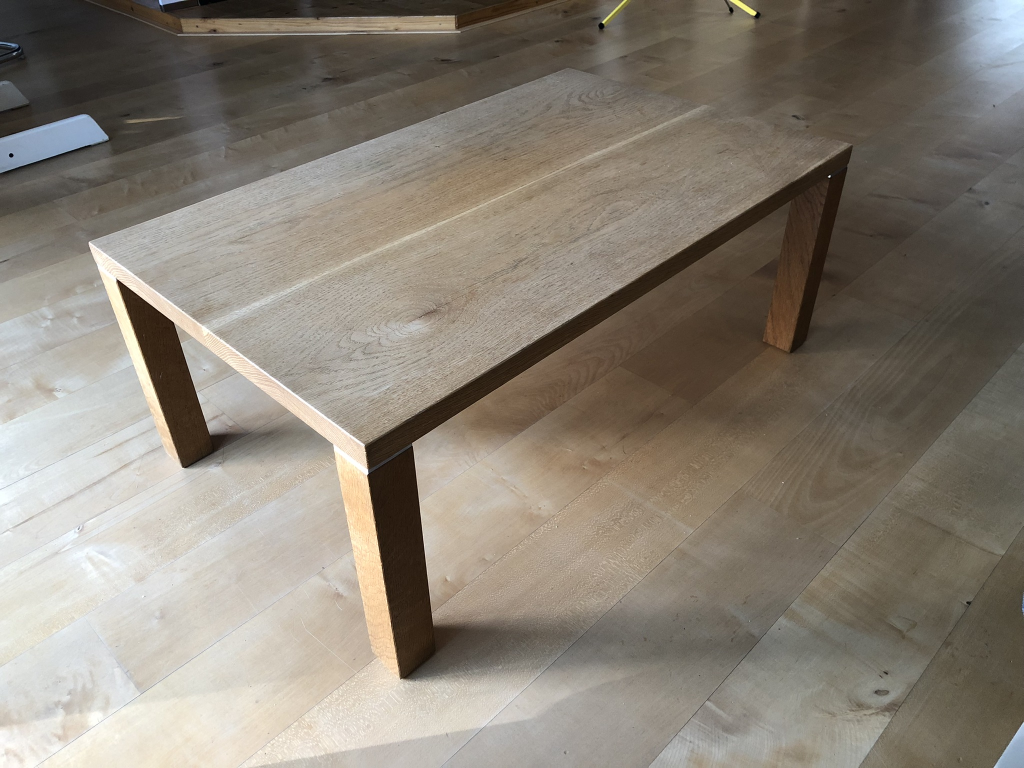
#> input picture images/IMG_3232.JPEG, 2048 x 1536 px (shown at 1/2 size)
$ python BC_tutorial_08.py
#> lines starting #> are read from the running program, lines starting #| are printed output that depends on the picture
import numpy as np
import cv2
from math import *

class DrawLineWidget(object):
    def __init__(self):
        self.imageOriginal = cv2.resize(cv2.imread('images/IMG_3232.JPEG'), dsize=(0,0), fx=0.4, fy=0.4)
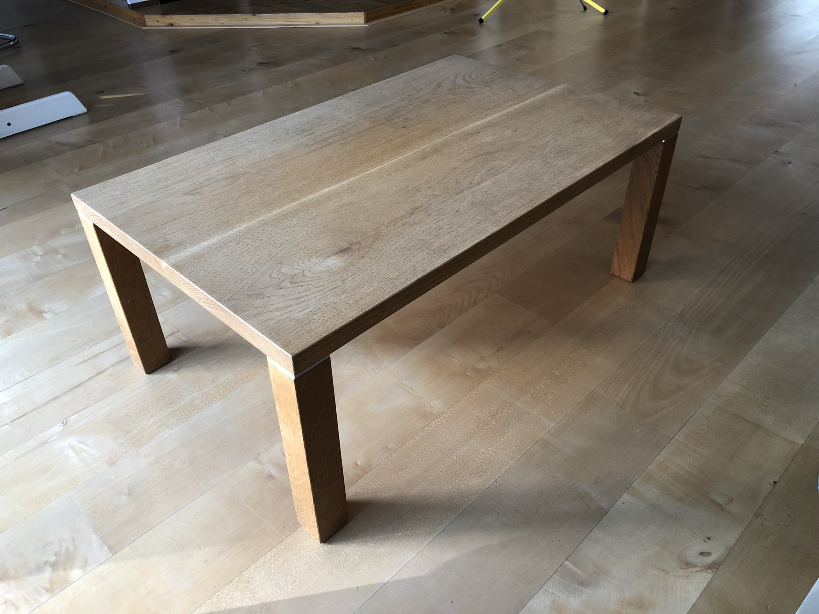
#> self.imageOriginal: shape (614, 819, 3); mean B, G, R 117.6, 128.8, 136.5
        self.imageClone = self.imageOriginal.copy()
        cv2.namedWindow('image')
        cv2.setMouseCallback('image', self.extract_coordinates)
        self.image_coordinates = []
        self.line_coordinates = []

    def extract_coordinates(self, event, x, y, flags, parameters):
        if event == cv2.EVENT_LBUTTONDOWN:
            self.image_coordinates = [(x,y)]
        elif event == cv2.EVENT_LBUTTONUP:
            self.image_coordinates.append((x,y))
            cv2.line(self.imageClone, self.image_coordinates[0], self.image_coordinates[1], (36,255,12), 2)
            self.line_coordinates.append(self.image_coordinates)
            cv2.imshow("image", self.imageClone)
        elif event == cv2.EVENT_RBUTTONDOWN:
            self.imageClone = self.imageOriginal.copy()

    def getImage(self):
        return self.imageClone

    def getLines(self):
        return self.line_coordinates

if __name__ == '__main__':
    draw_line_widget = DrawLineWidget()
    while True:
        cv2.imshow('image', draw_line_widget.getImage())
        cv2.waitKey(1)
        if len(draw_line_widget.getLines()) == 2:
            break
    lines = draw_line_widget.getLines()

    print(lines)
    A1 = np.array([lines[0][0][0],lines[0][0][1],1])
    B1 = np.array([lines[0][1][0],lines[0][1][1],1])
    A2 = np.array([lines[1][0][0],lines[1][0][1],1])
    B2 = np.array([lines[1][1][0],lines[1][1][1],1])
    point = np.cross(np.cross(A1, B1), np.cross(A2, B2))
    point = point / point[2]

$ run again, with images/IMG_3233.JPEG copied over images/IMG_3232.JPEG
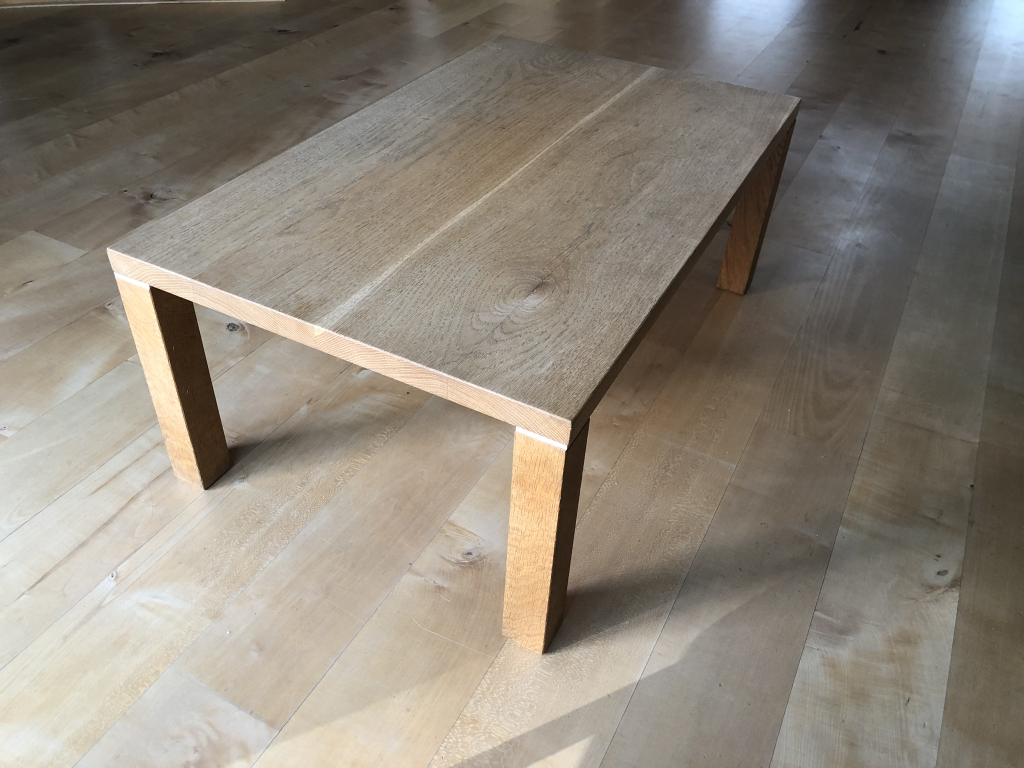
#> input picture images/IMG_3233.JPEG, 2048 x 1536 px (shown at 1/2 size)
#> in __init__, `self.imageOriginal = cv2.resize(cv2.imread('images/IMG_3232.JPEG'), ds..`:
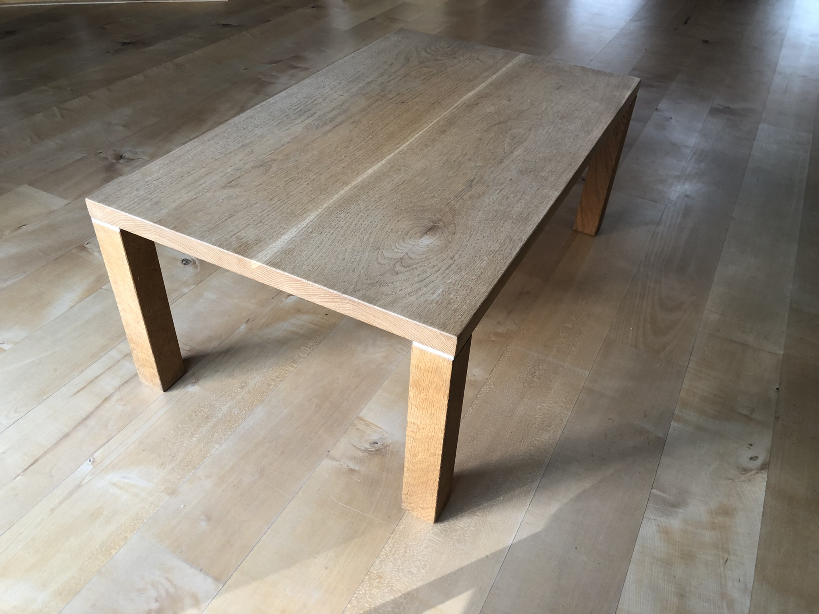
#> self.imageOriginal: shape (614, 819, 3); mean B, G, R 120.8, 132.3, 140

$ run again, with images/IMG_3235.JPEG copied over images/IMG_3232.JPEG
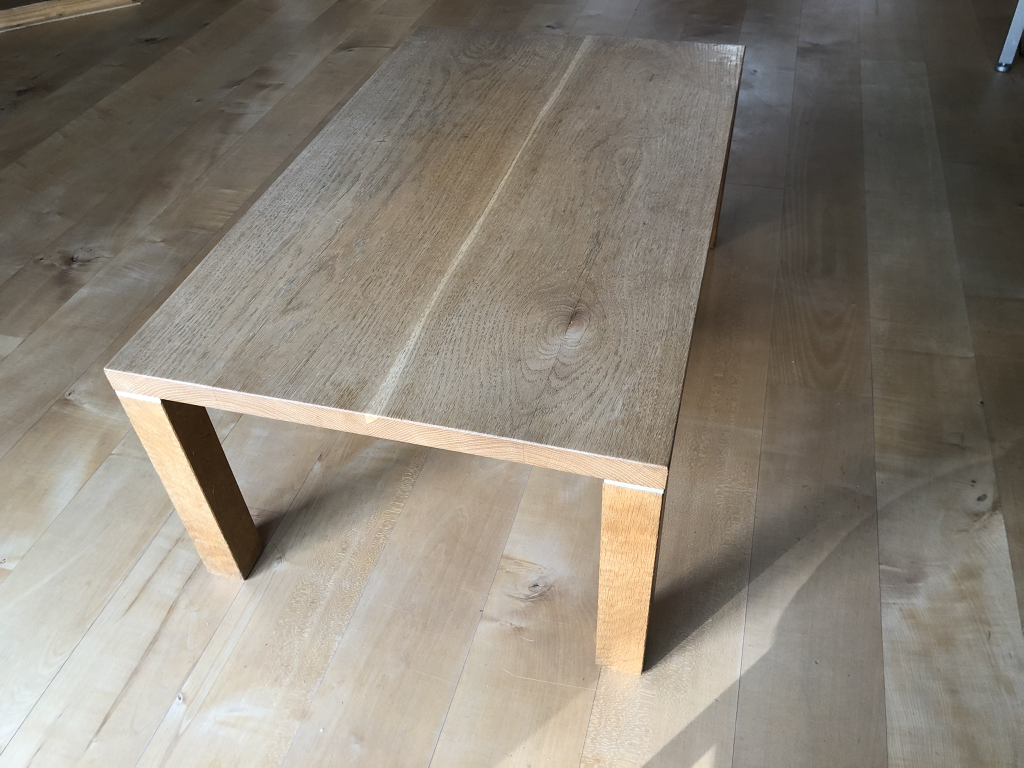
#> input picture images/IMG_3235.JPEG, 2048 x 1536 px (shown at 1/2 size)
#> in __init__, `self.imageOriginal = cv2.resize(cv2.imread('images/IMG_3232.JPEG'), ds..`:
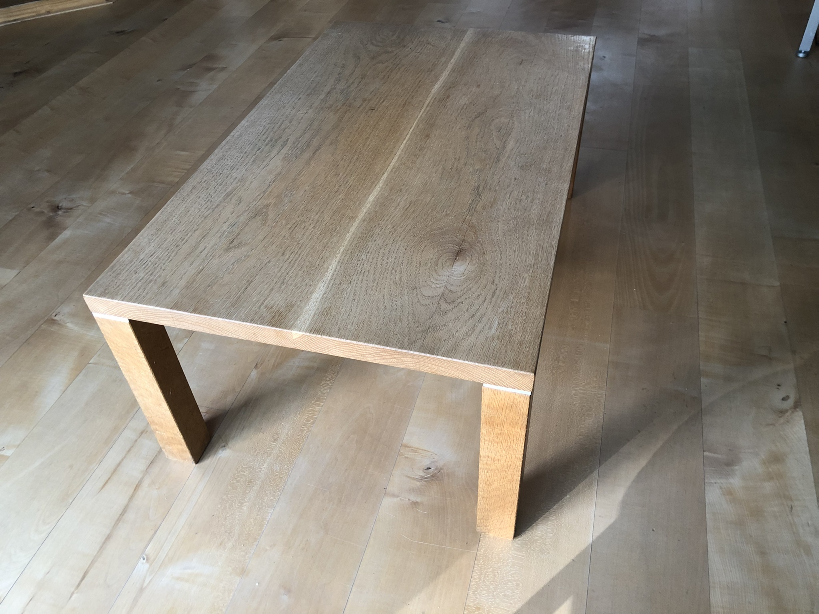
#> self.imageOriginal: shape (614, 819, 3); mean B, G, R 118.6, 129.9, 137.1
